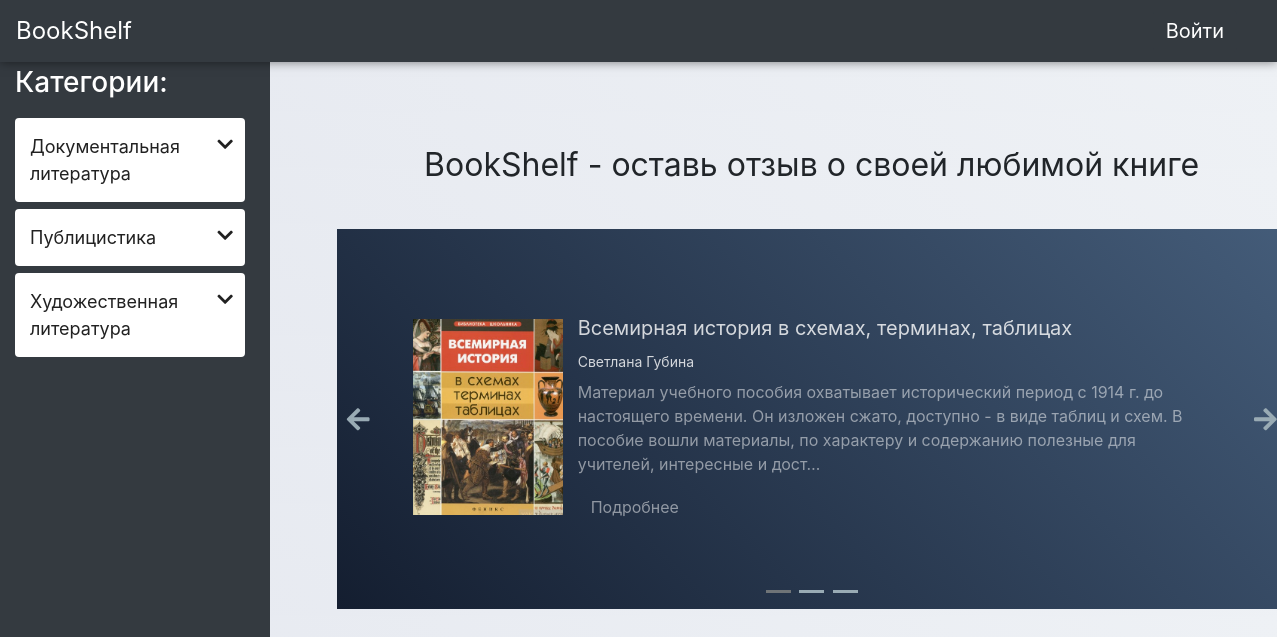
The page / on the database its author committed.
### books/models.py (models this page shows, shortened)
class Category(models.Model):
    title = models.CharField(max_length=36)
    slug = models.SlugField(max_length=40, unique=True, blank=True)

class Book(models.Model):
    title = models.CharField(max_length=250, verbose_name='Название')
    slug = models.SlugField(max_length=50, unique=True, blank=True)
    author = models.CharField(max_length=200, verbose_name='Автор')
    description = models.TextField(verbose_name='Описание книги')
    rating = models.FloatField(verbose_name='Рейтинг(от 0 до 5)', blank=True, null=True)
    image = models.ImageField(upload_to='imgOfBook/%m', verbose_name='Фото', null=True)
    subcategory = models.ForeignKey('Subcategory', on_delete=models.PROTECT, null=True, verbose_name='Подкатегория')
    def get_absolute_url(self):
        return reverse('onebook', kwargs={'book_id': self.pk, 'book_slug': self.slug,
                'subcategory_slug': self.subcategory.slug, 'category_slug': self.subcategory.category.slug})

### books/views.py (the view)
# urls.py: path('', HomeBook.as_view(), name='home'),
class HomeBook(ListView):
    model = Book
    template_name = 'books/index.html'
    context_object_name = 'book'
    def get_context_data(self, *, object_list=None, **kwargs):
        context = super().get_context_data(**kwargs)
        context['category'] = Category.objects.all().order_by('title')
        context['subcategory'] = Subcategory.objects.all().order_by('title')
        context['books'] = get_random_book()
        return context

### books/models.py (called while the page is built)
    def get_absolute_url(self):
        return reverse('subcategory', kwargs={'category_slug': self.category.slug, 'subcategory_slug': self.slug})

### books/views.py (called while the page is built)
def get_random_book():
    queryset_books = Book.objects.all()
    ids = list(queryset_books.values_list('id', flat=True))
    lst = []
    for _ in range(3):
        number = choice(ids)
        lst.append(queryset_books.get(id=number))
        ids.remove(number)
    return lst

### templates/books/index.html (shortened to what this page needs)
{% extends '../base.html' %}
{% load static %}
{% block styleblock %}
    <link rel="stylesheet" href="{% static 'css/books/index.css' %}">
    <link rel="stylesheet" href="https://stackpath.bootstrapcdn.com/bootstrap/4.5.2/css/bootstrap.min.css"
>
{% endblock %}
{% block main %}
    <div class="toggled">
        <div class="sidebar-wrapper">
            <div class="accordion" id="accordion">
                <h3 class="name-of-catagory" id="fucc">Категории:</h3>
                {% for i in category %}
                <ul class="accordion-menu">
                    <li>
                        <div class="dropdownlink">{{ i.title }}<i class="fa fa-chevron-down" aria-hidden="true"></i></div>
                    </li>
                </ul>
                {% endfor %}
            </div>
        </div>
        <div class="page-content-wrapper">
            <div class="container-fluid">
                <div class="slider">
                    <div class="title_site">BookShelf - оставь отзыв о своей любимой книге</div>
                    <div class="slider__items">
                        {% for foo in books %}
                        <div class="slider__item slider__item_{{ forloop.counter }}">
                            <div class="arrow1" onclick="minusSlide()"><i class="fas fa-arrow-left"></i></div>
                            <div class="arrow2" onclick="plusSlide()"><i class="fas fa-arrow-right"></i></div>
                            <span class="slider__item_inner">
                                <span class="slider__item_img">
                                    <img class="slider__item_photo" src="{{ foo.image.url }}" alt="">
                                </span>
                                <span class="slider__item_testimonial">
                                    <span class="slider__item_name">{{ foo.title }}</span>
                                    <span class="slider__item_post">{{ foo.author }}</span>
                                    <span class="slider__item_text">
                                        {{ foo.description|truncatechars_html:235|safe }}
                                    </span>
                                    <span class="slider__item_action">
                                        <a class="btn" href="{{ foo.get_absolute_url }}">Подробнее</a>
                                    </span>
                                </span>
                            </span>
                        </div>
                        {% endfor %}
                    </div>
                    <div class="slider-lines">
                        <span class="slider-lines_item"></span>
                        <span class="slider-lines_item"></span>
                        <span class="slider-lines_item"></span>
                    </div>
                </div>
            </div>
        </div>
    </div>
{% endblock %}

### static/css/books/index.css (style rules this page uses)
ol, ul, dl { margin-top: 0; margin-bottom: 1rem; }
.name-of-catagory { color: white; padding: 10px 0 10px 15px; }
.title_site { text-align: center; font-size: 32px; margin: -10px 0 40px 0; }
.container-fluid { margin: 80px auto; }
.slider { position: relative; overflow: hidden; width: 900px; left: 25.2%; }
.slider__items { position: relative; display: flex; transition: transform 0.6s ease; }
.slider__item_photo { display: inline-block; height: auto; max-width: 100%; }
.slider__item_1 { background: linear-gradient(45deg, #141E30, #445c79); }
.slider__item { height: 320px; overflow: hidden; position: relative; }
.slider__item_inner { position: absolute; left: 8%; right: 8%; top: 36px; bottom: 36px; overflow: hidden; color: #fff; text-align: center; display: flex; align-items: center; justify-content: center; flex-direction: column; }
.slider__item_img { flex: 0 0 100px; max-width: 100px; }
.slider__item_testimonial { flex: 1 0 0; display: flex; flex-direction: column; text-align: center; }
.slider__item_name { font-size: 20px; margin-bottom: 8px; color: rgba(255, 255, 255, 0.8); }
.slider__item_post { font-size: 14px; margin-bottom: 8px; color: rgba(255, 255, 255, 0.8); display: none; }
.slider__item_text { font-size: 16px; color: rgba(255, 255, 255, 0.5); margin-bottom: 12px; display: none; }
.slider__item_action a { color: rgba(255, 255, 255, 0.5); }
.btn { display: block; font-weight: 400; text-align: center; border: none; padding: .375rem .75rem; font-size: 1rem; line-height: 1.5; color: #fff; background-color: rgba(255, 255, 255, 0.2); text-decoration: none; }
.arrow1, .arrow2 { position: absolute; z-index: 2; font-size: 26px; color: #99abb4; top: 45%; padding-left: 10px; cursor: pointer; }
.arrow2 { right: 0; padding: 0 10px 0 0; }
.slider-lines { text-align: center; position: absolute; bottom: 10px; right: 0; left: 0; }
.slider-lines_item { height: 3px; width: 25px; margin: 0 2px; background-color: #99abb4;; display: inline-block; transition: background-color .3s ease; }
.active_line { background-color: #6f7477; }
.sidebar-wrapper { position: fixed; width: 270px; height: 100%; background: #343a40; overflow: scroll; z-index: 1; }
.page-content-wrapper { width: 100%; position: absolute; padding: 15px; }
.toggled { margin-top: 56px; }
.toggled .page-content-wrapper { position: absolute; margin-right: 0; }
ul { list-style: none; }
.accordion { margin-bottom: 60px; }
.accordion-menu { width: 100%; max-width: 230px; margin: 7px 15px; background: #fff; border-radius: 4px; padding: 0; }
.accordion-menu li:last-child .dropdownlink { border-bottom: 0; }
.dropdownlink { cursor: pointer; display: block; padding: 15px; font-size: 18px; border-bottom: 1px solid #ccc; color: #212121; position: relative; -webkit-transition: all 0.4s ease-out; transition: all 0.4s ease-out; }
.dropdownlink i { position: absolute; top: 17px; left: 16px; }
.dropdownlink .fa-chevron-down { right: 12px; left: auto; }
@media (min-width: 576px) { .slider { width: 500px; } }
@media (min-width: 576px) { .slider__item { height: 310px; } }
@media (min-width: 576px) { .slider__item_inner { flex-direction: row; } }
@media (min-width: 576px) { .slider__item_testimonial { margin-left: 15px; } }
@media (min-width: 576px) { .slider__item_img { flex: 0 0 150px; max-width: 150px; height: 200px; } }
@media (min-width: 576px) { .slider__item_testimonial { text-align: left; } }
@media (min-width: 576px) { .slider__item_post, .slider__item_text { display: block; } }
@media (min-width: 768px) { .slider { width: 700px; } }
@media (min-width: 768px) { .slider__item { height: 330px; } }
@media (min-width: 990px) { .slider { width: 800px; } }
@media (min-width: 990px) { .slider__item { height: 360px; } }
@media (min-width: 1200px) { .slider { width: 950px; } }
@media (min-width: 1200px) { .slider__item { height: 380px; } }

### static/css/base.css (style rules this page uses)
html body { background: linear-gradient(45deg, #e6e9f0, #eef1f5); }
*, *:before, *:after { box-sizing: border-box; }

### rows shown on the page
Category: title "Документальная литература"
Category: title "Публицистика"
Category: title "Художественная литература"
Book: image (picture), title "Всемирная история в схемах, терминах, таблицах", author "Светлана Губина", description "Материал учебного пособия охватывает исторический период с 1914 г. до настоящего времени. Он изложен сжато, доступно - в виде таблиц и схем. В пособие вошли материалы, по характеру и содержанию полезные для учителей, интересные и дост…"
